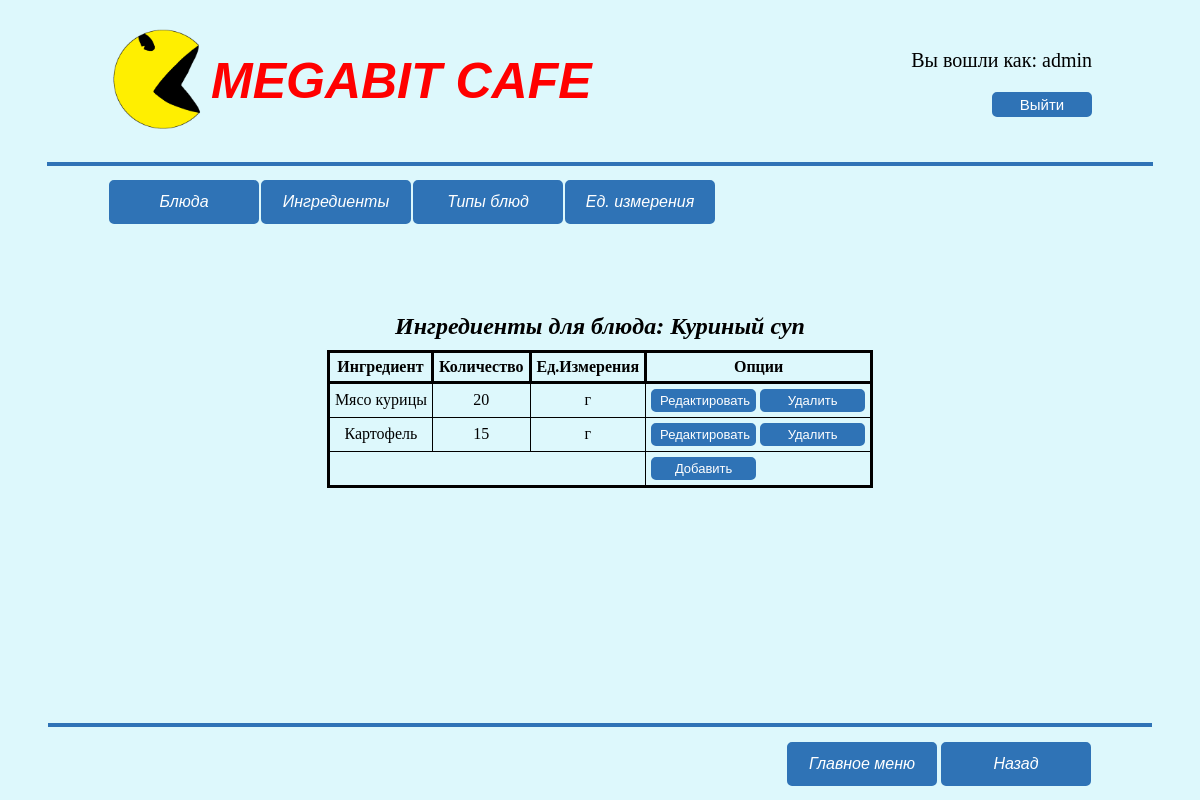
The page /dishbase/dishes/2 (signed in) on the database its author committed.
### tables this page shows
CREATE TABLE `DISH_INGREDIENTS` (
  `Dish_ID` int(11) NOT NULL,
  `Ingredient_ID` int(11) NOT NULL,
  `Quantity` int(11) NOT NULL,
  `Measure_ID` int(11) NOT NULL
);

CREATE TABLE `INGREDIENT_LIST` (
  `Ingredient_ID` int(11) NOT NULL,
  `Ingredient_Name` varchar(20) NOT NULL
);

CREATE TABLE `MEASURES_LIST` (
  `Measure_ID` int(11) NOT NULL,
  `Measure_Name` varchar(5) NOT NULL
);

CREATE TABLE `DISH_LIST` (
  `Dish_ID` int(11) NOT NULL,
  `Dish_Name` varchar(20) NOT NULL,
  `Dish_Type_ID` int(11) NOT NULL
);

### application/core/view.php (called while the page is built)
<?php
class View
{
	function Generate($content_view, $template_view, $data = null)
	{
		include 'application/views/'.$template_view;
	}
}

### application/bootstrap.php (called while the page is built, shortened)
<?php
require_once 'core/view.php';
Router::StartRouting();

### index.php (called while the page is built, shortened)
<?php
require_once 'application/bootstrap.php';

### application/core/database.php (called while the page is built, shortened)
<?php
class Database {
    private static $_instance;
    public static function getInstance($HOSTNAME, $LOGIN, $PASSWORD, $DBNAME) {
        if(!self::$_instance) {
            self::$_instance = new self($HOSTNAME, $LOGIN, $PASSWORD, $DBNAME);
        }
        return self::$_instance;
    }
    public static function DBRequest($querry){
        $db = Database::getInstance(HOSTNAME, LOGIN, PASSWORD, DBNAME);
        $dbLink = $db->_connection;
        $querryResult = mysqli_query($dbLink, $querry);
        return $querryResult;
    }
}
?>

### application/models/model_dishbase.php (called while the page is built, shortened)
<?php
class Model_DishBase
{
    public function GetNavigation()
    {
        $data['pageTitle'] = 'База блюд';
        switch ($_SESSION['clearance']) {
            case Clearance::ADMIN:
                    $data['headerMenu'] = array(
                        'Блюда' =>          SITE_ROOT.'/dishbase/dishes',
                        'Ингредиенты' =>    SITE_ROOT.'/dishbase/ingredients',
                        'Типы блюд' =>      SITE_ROOT.'/dishbase/dishtypes',
                        'Ед. измерения' =>  SITE_ROOT.'/dishbase/measures'
                    );
                    break;
        }
        $data['footerMenu'] = array(
            'Главное меню' =>   SITE_ROOT.'/Main'
        );
        return $data;
    }
    public function GetDishIngredients($dishID)
    {
        $querry = Querries::DishIngredientsQuerry($dishID);
        $querryResult = Database::DBRequest($querry);
        if ($querryResult->num_rows) {
            $data = $this->GetNavigation();
            $data['footerMenu'] += array('Назад' => SITE_ROOT.'/dishbase/dishes');
            $data['tableData'] = array(
                'caption' => "Ингредиенты для блюда: ",
                'parentKey' => 'Dish_Name',
                'querryResult' => $querryResult,
                'headRow' => array(
                    'Ingredient_Name' => 'Ингредиент',
                    'Quantity' => 'Количество',
                    'Measure_Name' => 'Ед.Измерения'
                )
            );
        } else
            $data['errorCode'] = StatFuncs::ThrowError(ErrorCode::BAD_DB_CONNECTION);
        return $data;
    }
}

### application/views/table_view.php (the view, shortened to what this page needs)
<table align="center" class="data">
    <tr>
        <?  $tableData = $data['tableData'];
        foreach ($tableData['headRow'] as $trow=>$label) {?>
            <th class="db"><?echo $label; ?></th>
        <?}?>
        <th  class="db">Опции</th>
    </tr>
    <?
    while($res = mysqli_fetch_array($tableData['querryResult'])) {
            echo "<tr>";
            foreach ($tableData['headRow'] as $trow => $label) {
                echo "<td  class=\"db\">" . $res[$trow] . "</td>";
            }
            $subcaption = $res[$tableData['parentKey']];
    ?>
        <td  class="db">
            <button class="table" onclick="document.location.href='<? ?>'">Редактировать</button>
            <button class="table" onClick="if(confirm('Вы действительно хотите удалить это поле?')) {document.location.href='<? ?>'; return false;}">Удалить</button>
        </td>
    </tr>
    <?}?>
    <tr>
        <td  class="db"  colspan="<? echo count($tableData['headRow']) ?>"></td>
        <td  style="padding: 5px;"><button class="table" onclick="document.location.href=''">Добавить</button></td>
    </tr>
    <caption><?echo $tableData['caption'].$subcaption?></caption>
</table>

### css/style.css (style rules this page uses)
html, body { height: 98%; background-color: #DDF8FC; }
.wrapper { display: flex; flex-direction: column; height: 100%; }
button { color: white; background: #2F73B6; border: 3px solid #2F73B6; border-radius: 5px; }
button.table { width: 105px; font-size: small; }
table { border-collapse: collapse; }
caption { font-size: x-large; font-style: italic; font-weight: bolder; padding-bottom: 10px; }
table.data { border: 3px solid black; margin-top: 7%; margin-bottom: 7% }
th.db { padding: 5px; text-align: center; border: black 3px solid; }
td.db { padding: 5px; text-align: center; border: black 1px solid; }

### rows shown on the page
dish_ingredients: Ingredient_ID.Ingredient_Name "Мясо курицы", Quantity "20", Measure_ID.Measure_Name "г"
dish_ingredients: Ingredient_ID.Ingredient_Name "Картофель", Quantity "15", Measure_ID.Measure_Name "г"
dish_list: Dish_Name "Куриный суп"

### other values the page prints
SITE_NAME "MEGABIT CAFE"
$_SESSION['login'] "admin"
$label "Блюда"
$label "Ингредиенты"
$label "Типы блюд"
$label "Ед. измерения"
$label "Ингредиент"
$label "Количество"
$label "Ед.Измерения"
$tableData['caption'] "Ингредиенты для блюда:"
$label "Главное меню"
$label "Назад"
